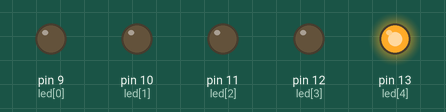
Recording of a sketch running on a simulated Arduino Uno, built with avr-gcc and run on an emulated ATmega328P. Shown: output pins drawn as LEDs (lit = HIGH). Random numbers use the default seed unless the sketch sets one.

Above: at 0.1 s.
At 10.1 s:
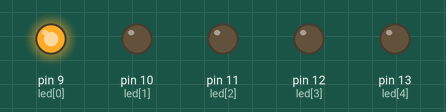
At 14.1 s:
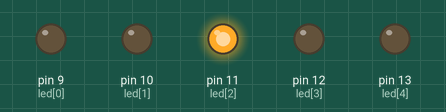
At 20.1 s:
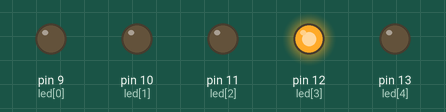
At 38.1 s:
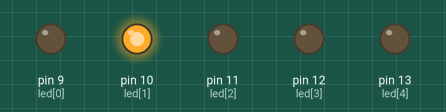
Timing chart, 0 to 39.6 s (numbered marks = the images above):
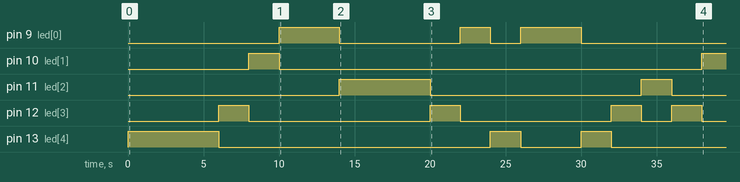

The sketch:

Prog_11_Metodos.ino
```cpp
int led[5]= {9,10,11,12,13};
int led_prender; // 0,1,2,3,4,5
void setup() {
  // put your setup code here, to run once:
  //siempre que se vaya a atrabajar con un pin digital es necesario ESTABLECER si este sera una entrada o una salida
  //es entrada cuando nos proporcionara "INFORMACION" (SENSOR), y es salida cuando genera algun "efecto" (actuador)

  //entrada --> INPUT
  //salida --> OUTPUT
for (int i = 0; i < 5 ; i++) {
  pinMode(led[i], OUTPUT);//establece el modo de trabajo del pin asociado a la variable del LED como salida
}
      //randomSeed (6); // normalizada
      randomSeed (analogRead(A0)); // la semilla tendra un valor de 0 a 1023
}

void loop() {
  // put your main code here, to run repeatedly:
  //cuando se trabaja con actuadores digitales se cuenta con la instruccion digitalWrite para establecer el
  // valor del actuador

  // valor = {PRENDIDO(1 o HIGH)|APAGADO(0 O LOW)}
   led_prender = random(5);//[0 - (n-1)]
    //random(min, max) [min - (max-1)]
   cambiar_led(led_prender);
delay (2000);
}
void cambiar_led(int j){
    for (int i = 0; i < 5 ; i++) {
  digitalWrite(led[i],0);
}
   digitalWrite(led[j],1);

  }
```

Measured:
- by itself, pin 9 (led[0]): goes HIGH 4.0 s, LOW 8.0 s, HIGH 2.0 s, LOW 2.0 s, HIGH 4.0 s, then LOW
- by itself, pin 10 (led[1]): LOW → HIGH at 8.0 s, → LOW 2.0 s later, → HIGH 28.0 s later
- by itself, pin 11 (led[2]): LOW → HIGH at 14.0 s, → LOW 6.0 s later, → HIGH 14.0 s later, → LOW 2.0 s later
- by itself, pin 12 (led[3]): LOW → HIGH at 6.0 s, → LOW 2.0 s later, → HIGH 12.0 s later, → LOW 2.0 s later, … (8 changes in this stretch)
- by itself, pin 13 (led[4]): goes HIGH 6.0 s, LOW 18.0 s, HIGH 2.0 s, LOW 4.0 s, HIGH 2.0 s, then LOW
